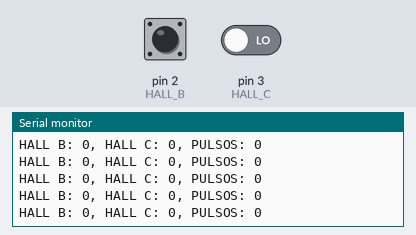
A sketch run on a simulated Arduino Uno, built with avr-gcc and run on an emulated ATmega328P. On the bench: the last lines printed to the serial monitor. The test bench sets the inputs (shaded band); at power-on: pin 2 (HALL_B) LOW, pin 3 (HALL_C) LOW.

Above: at 1.2 s.
1.3 s: pin 2 (HALL_B) driven HIGH
At 2.1 s:
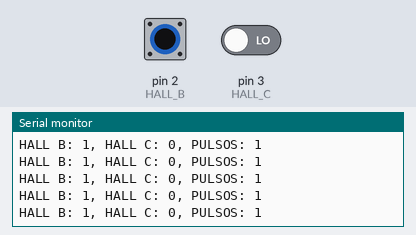
4.3 s: pin 3 (HALL_C) driven HIGH
At 4.9 s:
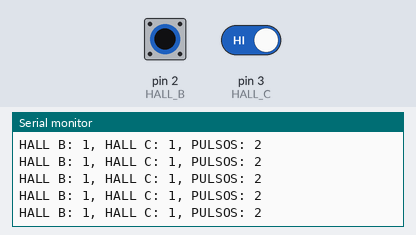
7.3 s: pin 2 (HALL_B) driven LOW
At 8.4 s:
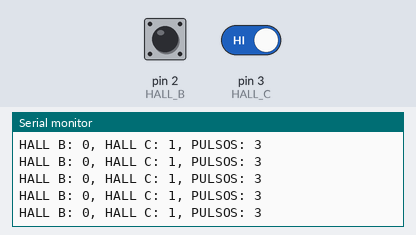
10.3 s: pin 3 (HALL_C) driven LOW
At 11.3 s:
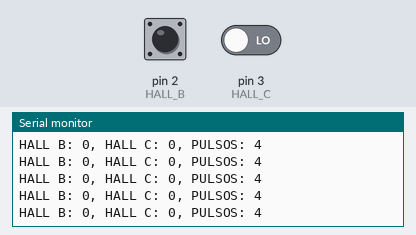
13.3 s: pin 2 (HALL_B) pulsed HIGH 5 times (0.12 s each, 0.3 s apart)
At 14.0 s:
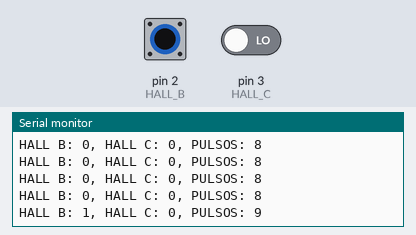
Timing chart, 0 to 16.3 s (numbered marks = the images above; inputs shaded):
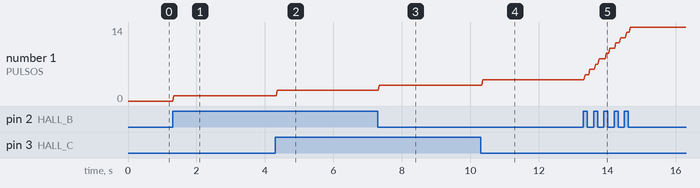

The sketch:

01Contador_de_pulsos.ino
```cpp
const int HALL_B = 2;       // Pin digital 2
const int HALL_C = 3;       // Pin digital 3
volatile int contador = 0;  //contador de pulsos

void setup() {
  pinMode(HALL_B, INPUT);  // Configurar pin 2 como entrada
  pinMode(HALL_C, INPUT);  // Configurar pin 3 como entrada
  Serial.begin(9600);      // Inicializar comunicación serial a 9600 baudios

  //attachInterrupt(0, interrupcion, RISING);  //flancos de subida pin 2 (HALL_B)
  //attachInterrupt(1, interrupcion, RISING);  //flancos de subida pin 3 (HALL_C)
  attachInterrupt(0, interrupcion, CHANGE);  //flancos de subida pin 2 (HALL_B)
  attachInterrupt(1, interrupcion, CHANGE);  //flancos de subida pin 3 (HALL_C)
}

void loop() {
  int stateB = digitalRead(HALL_B);  // Leer estado del pin 2
  int stateC = digitalRead(HALL_C);  // Leer estado del pin 3

  //Enviar datos al Monitor Serie de Arduino
  Serial.print("HALL B: ");
  Serial.print(stateB);
  Serial.print(", HALL C: ");
  Serial.print(stateC);
  Serial.print(", PULSOS: ");
  Serial.println(contador);
}

void interrupcion() {
    contador++;
}
```

Measured:
- after the input at 1.3 s, the serial monitor: prints a new line at once (image 1)
- after the input at 4.3 s, the serial monitor: prints a new line after 0.06 s (image 2)
- after the input at 7.3 s, the serial monitor: prints a new line at once (image 3)
- after the input at 10.3 s, the serial monitor: prints a new line after 0.06 s (image 4)
- after the input at 13.3 s, the serial monitor: prints a new line after 0.05 s (image 5)
- plotted number 1: 0 → 1 after the input at 1.3 s, 1 → 2 after the input at 4.3 s, 2 → 3 after the input at 7.3 s, 3 → 4 after the input at 10.3 s, 4 → 14 after the input at 13.3 s
